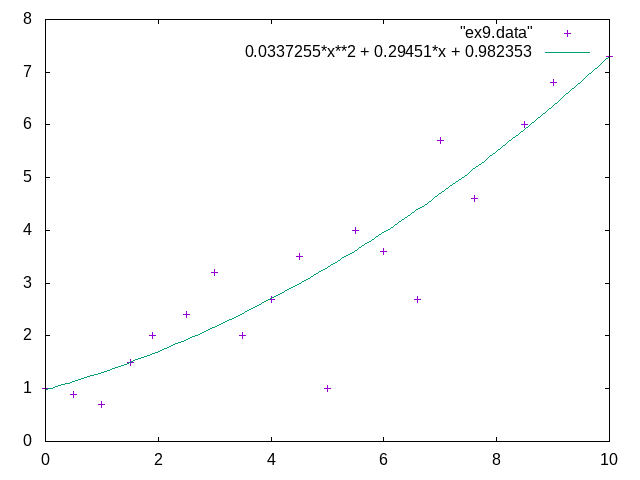

Here is the gnuplot script that generated this plot:
set terminal png
set output "ex9c.png"
plot "ex9.data", 0.0337255*x**2 + 0.29451*x + 0.982353
#pause -1
